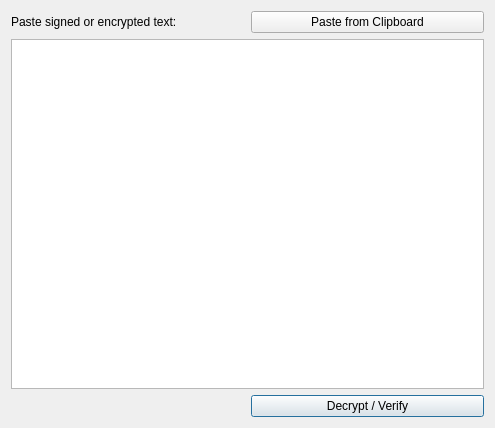
<?xml version="1.0" encoding="UTF-8"?>
<ui version="4.0">
 <class>DlgDecrypt</class>
 <widget class="QDialog" name="DlgDecrypt">
  <property name="geometry">
   <rect>
    <x>0</x>
    <y>0</y>
    <width>495</width>
    <height>428</height>
   </rect>
  </property>
  <property name="windowTitle">
   <string>Decrypt / Verify</string>
  </property>
  <property name="windowIcon">
   <iconset resource="../resource.qrc">
    <normaloff>:/icons/icons/padlock_open.png</normaloff>:/icons/icons/padlock_open.png</iconset>
  </property>
  <layout class="QVBoxLayout" name="verticalLayout">
   <item>
    <layout class="QGridLayout" name="gridLayout_3">
     <item row="1" column="0" colspan="2">
      <widget class="QPlainTextEdit" name="plainTextEdit"/>
     </item>
     <item row="0" column="1">
      <widget class="QPushButton" name="pushButtonClipboard">
       <property name="text">
        <string>Paste from Clipboard</string>
       </property>
       <property name="autoDefault">
        <bool>false</bool>
       </property>
      </widget>
     </item>
     <item row="0" column="0">
      <widget class="QLabel" name="label">
       <property name="text">
        <string>Paste signed or encrypted text:</string>
       </property>
      </widget>
     </item>
     <item row="2" column="1">
      <widget class="QPushButton" name="pushButtonDecrypt">
       <property name="text">
        <string>Decrypt / Verify</string>
       </property>
      </widget>
     </item>
    </layout>
   </item>
  </layout>
 </widget>
 <resources>
  <include location="../resource.qrc"/>
 </resources>
 <connections/>
</ui>
